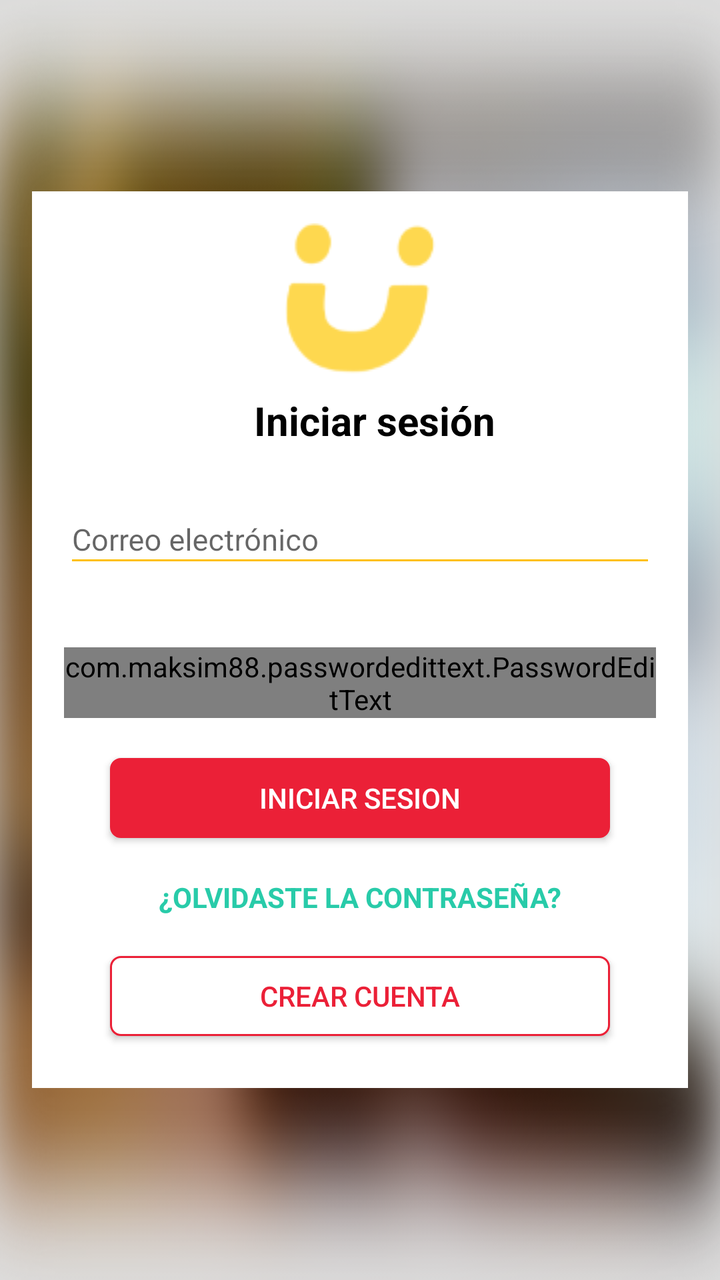
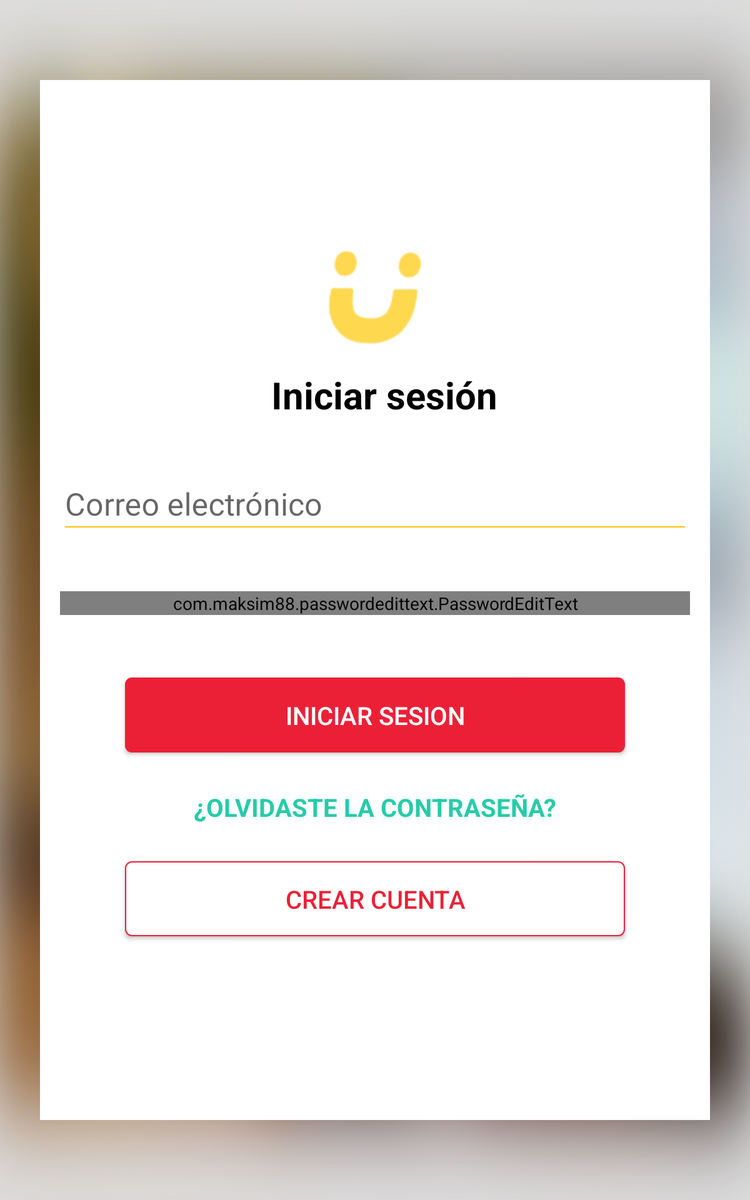

Two renders of one Android screen. The first uses the default layout on a phone; the second uses the alternative layout the repository ships for a different screen configuration, on a matching device. The two XML files are below.
<!-- AndroidManifest.xml: application theme AppTheme2 -->
<!-- res/layout/activity_login.xml -->
<?xml version="1.0" encoding="utf-8"?>
<LinearLayout
    xmlns:android="http://schemas.android.com/apk/res/android"
    xmlns:tools="http://schemas.android.com/tools"
    xmlns:app="http://schemas.android.com/apk/res-auto"
    android:id="@+id/activity_login"
    android:layout_width="fill_parent"
    android:layout_height="fill_parent"
    android:orientation="vertical"
    tools:context="com.tibox.lucas.activity.ActivityLogin"
    android:background="@drawable/fondo_sesion">

    <LinearLayout
        android:layout_width="match_parent"
        android:layout_height="wrap_content"
        android:orientation="vertical"
        android:visibility="gone">
            <android.support.v7.widget.Toolbar
                android:id="@+id/toolbar"
                android:layout_width="match_parent"
                android:layout_height="56dp"
                android:background="?colorPrimary"
                app:theme="@style/ThemeOverlay.AppCompat.Dark.ActionBar"
                app:titleTextAppearance="@style/AppTheme.Toolbar.Title"
                app:subtitleTextAppearance="@style/AppTheme.Toolbar.SubTitle"
                />
    </LinearLayout>

    <LinearLayout
        android:layout_width="match_parent"
        android:layout_height="match_parent"
        android:layout_alignParentLeft="true"
        android:layout_alignParentStart="true"
        android:layout_alignParentTop="true"
        android:gravity="center"
        android:orientation="vertical"
        android:paddingLeft="@dimen/activity_horizontal_margin"
        android:paddingRight="@dimen/activity_horizontal_margin">

        <LinearLayout
            android:layout_width="match_parent"
            android:layout_height="wrap_content"

            android:background="@color/White"
            android:gravity="center"
            android:orientation="vertical"
            android:paddingBottom="@dimen/activity_vertical_margin"
            android:paddingLeft="@dimen/activity_vertical_margin"
            android:paddingRight="@dimen/activity_vertical_margin"
            android:paddingTop="@dimen/activity_vertical_margin"
            android:visibility="visible">

            <LinearLayout
                android:layout_width="match_parent"
                android:layout_height="wrap_content"
                android:orientation="vertical"
                android:paddingBottom="10dp"
                android:visibility="visible">

                <ImageView
                    android:id="@+id/imageView"
                    android:layout_width="match_parent"
                    android:layout_height="match_parent"
                    android:src="@drawable/logo_sesion" />

            </LinearLayout>

            <LinearLayout
                android:layout_width="match_parent"
                android:layout_height="wrap_content"
                android:background="@color/White"
                android:orientation="vertical"
                android:paddingBottom="15dp">

                <TextView
                    android:id="@+id/tvTituloFb"
                    style="@style/style_textview_title"
                    android:text="Iniciar sesión"
                    android:textColor="@color/Black" />

            </LinearLayout>


            <EditText
                android:id="@+id/etUser_"
                android:layout_width="match_parent"
                android:layout_height="40dp"
                android:hint="Correo electrónico"
                android:inputType="textEmailAddress"
                android:paddingLeft="10dp"
                android:textColor="@color/Black"
                android:textSize="14dp"
                android:textStyle="normal"
                android:visibility="gone" />

            <android.support.design.widget.TextInputLayout
                android:id="@+id/input_layout_email"
                android:layout_width="match_parent"
                android:layout_height="wrap_content"
                android:gravity="start"
                android:textAlignment="viewStart"
                app:hintTextAppearance="@style/MyHintText"
                tools:errorEnabled="true"
                tools:errorTextAppearance="@style/MyErrorText">

                <EditText
                    android:id="@+id/etUser"
                    style="@style/style_edittext_inicio"
                    android:gravity="start"
                    android:hint="Correo electrónico"
                    android:inputType="textEmailAddress"
                    android:textAlignment="viewStart"
                    android:textSize="@dimen/edittext_text_size" />

            </android.support.design.widget.TextInputLayout>

            <android.support.design.widget.TextInputLayout
                android:id="@+id/input_layout_password"
                android:layout_width="match_parent"
                android:layout_height="wrap_content"
                android:layout_marginTop="16dp"
                android:gravity="start"
                android:textAlignment="viewStart"
                app:errorEnabled="true"
                app:errorTextAppearance="@style/MyErrorText"
                app:hintTextAppearance="@style/MyHintText">

                <com.maksim88.passwordedittext.PasswordEditText
                    android:id="@+id/etPassword"
                    style="@style/style_edittext_inicio"
                    android:gravity="start"
                    android:hint="Password"
                    android:inputType="textPassword"
                    android:textAlignment="viewStart"
                    android:textSize="@dimen/edittext_text_size"
                    app:pet_disableIconAlpha="true" />
            </android.support.design.widget.TextInputLayout>

            <LinearLayout
                android:layout_width="match_parent"
                android:layout_height="wrap_content"
                android:background="@color/White"
                android:orientation="vertical"
                android:paddingBottom="20dp"
                android:paddingTop="20dp"
                android:visibility="gone">

                <EditText
                    android:id="@+id/etPassword_"
                    android:layout_width="match_parent"
                    android:layout_height="40dp"
                    android:hint="@string/Login_password"
                    android:inputType="textPassword"
                    android:paddingLeft="10dp"
                    android:textColor="@color/Black"
                    android:textSize="14dp"
                    android:textStyle="normal" />

            </LinearLayout>


            <Switch
                android:id="@+id/swShowPassword"
                android:layout_width="wrap_content"
                android:layout_height="wrap_content"
                android:layout_alignLeft="@+id/etPassword"
                android:layout_below="@+id/etPassword"
                android:layout_gravity="right"
                android:text="MOSTRAR "
                android:textColor="@color/soylucasverde"
                android:textStyle="bold"
                android:visibility="gone" />

            <Button
                android:id="@+id/btnAcceder"
                style="@style/style_button_inicio"
                android:layout_gravity="center_horizontal"
                android:layout_marginBottom="20dp"
                android:layout_marginTop="20dp"
                android:background="@drawable/ps_button_soylucas_rojo"
                android:text="Iniciar Sesion"
                android:textColor="@color/White" />

            <TextView
                android:id="@+id/tvRecuperarContraseña"
                android:layout_width="match_parent"
                android:layout_height="wrap_content"
                android:gravity="center"
                android:text="¿OLVIDASTE LA CONTRASEÑA?"
                android:textStyle="bold" />

            <Button
                android:id="@+id/btnRegistro"
                style="@style/style_button_inicio"
                android:layout_gravity="center_horizontal"
                android:layout_marginBottom="10dp"
                android:layout_marginTop="20dp"
                android:background="@drawable/ps_button_soylucas_blanco"
                android:text="Crear cuenta"
                android:textColor="@color/soylucasfondo" />

        </LinearLayout>

        <Button
            android:id="@+id/btnPDF"
            android:layout_width="250dp"
            android:layout_height="50dp"
            android:layout_gravity="center_horizontal"
            android:layout_marginTop="15dp"
            android:background="@drawable/ps_button_digg"
            android:text="calcular"
            android:textColor="@color/Teal"
            android:textSize="17dp"
            android:textStyle="bold|italic"
            android:visibility="gone" />

    </LinearLayout>


</LinearLayout>
<!-- resources referenced by this layout -->
<resources>
  <color name="Black">#000000</color>
  <color name="Teal">#009688</color>
  <color name="White">#FFFFFF</color>
  <color name="soylucasfondo">#EB2037</color>
  <color name="soylucasverde">#28CBA9</color>
  <dimen name="activity_horizontal_margin">16dp</dimen>
  <dimen name="activity_vertical_margin">16dp</dimen>
  <dimen name="edittext_text_size">15sp</dimen>
  <string name="Login_password">Contraseña</string>
  <style name="AppTheme.Toolbar.SubTitle" parent="TextAppearance.Widget.AppCompat.Toolbar.Subtitle">
          <item name="android:textSize">12sp</item>
          <item name="android:textColor">@color/White</item>
          <item name="android:textStyle">bold</item>
      </style>
  <style name="AppTheme.Toolbar.Title" parent="TextAppearance.Widget.AppCompat.Toolbar.Title">
          <item name="android:textSize">15sp</item>
          <item name="android:textColor">@color/White</item>
          <item name="android:textStyle">bold</item>
      </style>
  <style name="MyErrorText" parent="TextAppearance.AppCompat.Small">
          <item name="android:textColor">@color/soylucasfondo</item>
      </style>
  <style name="MyHintText" parent="TextAppearance.AppCompat.Small">
          <item name="android:textColor">@color/soylucasverde</item>
      </style>
  <style name="style_button_inicio">
          <item name="android:layout_width">250dp</item>
          <item name="android:layout_height">40dp</item>
      </style>
  <style name="style_edittext_inicio">
          <item name="android:layout_width">match_parent</item>
          <item name="android:layout_height">wrap_content</item>
          <item name="android:theme">@style/MyEditTextTheme</item>
      </style>
  <style name="style_textview_title" parent="style_textview_inicio">
          <item name="android:textStyle">bold</item>
          <item name="android:textColor">@color/soylucasfondo</item>
          <item name="android:gravity">center</item>
          <item name="android:textSize">20dp</item>
      </style>
  <color name="gris300">#E0E0E0</color>
  <color name="soylucasrojo_dos">#C9182C</color>
  <style name="MyEditTextTheme" parent="Theme.AppCompat.Light">
          <item name="colorControlNormal">@color/soylucasamarillo</item>
          <item name="colorControlActivated">@color/soylucasverde</item>
      </style>
  <style name="style_textview_inicio">
          <item name="android:layout_width">match_parent</item>
          <item name="android:layout_height">wrap_content</item>
          <item name="android:layout_marginLeft">15dp</item>
          <item name="android:textColor">@color/Black</item>
          <item name="android:singleLine">true</item>
      </style>
  <style name="myCustomMenuTextApearance" parent="@android:style/TextAppearance.Widget.IconMenu.Item">
          <item name="android:textColor">@color/White</item>
      </style>
  <style name="AlertDialogTheme" parent="Theme.AppCompat.Light.Dialog.Alert">
          <item name="colorAccent">@color/soylucasamarillo</item>
          <item name="android:background">@color/White</item>
          <item name="android:textColorPrimary">@color/Black40Opacity</item>
          <item name="android:windowTitleStyle">@style/WindowTitleStyle</item>
      </style>
  <color name="soylucasamarillo">#FEC007</color>
  <color name="Black40Opacity">#66000000</color>
  <style name="WindowTitleStyle" parent="TextAppearance.AppCompat.Title">
          <item name="android:textColor">@color/Black</item>
      </style>
</resources>
<!-- res/layout-large/activity_login.xml (the author's variant of the layout above) -->
<!-- drawn on a 7-inch tablet held upright -->
<?xml version="1.0" encoding="utf-8"?>
<LinearLayout
    xmlns:android="http://schemas.android.com/apk/res/android"
    xmlns:tools="http://schemas.android.com/tools"
    xmlns:app="http://schemas.android.com/apk/res-auto"
    android:id="@+id/activity_login"
    android:layout_width="match_parent"
    android:layout_height="match_parent"
    android:orientation="vertical"
    tools:context="com.tibox.lucas.activity.ActivityLogin"
    android:background="@drawable/fondo_sesion">

    <LinearLayout
        android:layout_width="match_parent"
        android:layout_height="match_parent"
        android:layout_alignParentLeft="true"
        android:layout_alignParentStart="true"
        android:layout_alignParentTop="true"
        android:gravity="center"
        android:orientation="vertical"

        android:paddingBottom="64dp"
        android:paddingLeft="32dp"
        android:paddingRight="32dp"
        android:paddingTop="64dp">

        <LinearLayout
            android:layout_width="match_parent"
            android:layout_height="match_parent"
            android:background="@color/White"
            android:gravity="center"
            android:orientation="vertical"
            android:paddingBottom="@dimen/activity_vertical_margin"
            android:paddingLeft="@dimen/activity_vertical_margin"
            android:paddingRight="@dimen/activity_vertical_margin"
            android:paddingTop="@dimen/activity_vertical_margin"
            android:visibility="visible">

            <LinearLayout
                android:layout_width="match_parent"
                android:layout_height="wrap_content"
                android:orientation="vertical"
                android:paddingBottom="20dp"
                android:visibility="visible">

                <ImageView
                    android:id="@+id/imageView"
                    android:layout_width="match_parent"
                    android:layout_height="match_parent"
                    android:src="@drawable/logo_sesion" />

            </LinearLayout>

            <LinearLayout
                android:layout_width="match_parent"
                android:layout_height="wrap_content"
                android:background="@color/White"
                android:orientation="vertical"
                android:paddingBottom="25dp">

                <TextView
                    android:id="@+id/tvTituloFb"
                    style="@style/style_textview_title"
                    android:text="Iniciar sesión"
                    android:textColor="@color/Black" />

            </LinearLayout>

            <EditText
                android:id="@+id/etUser_"
                android:layout_width="match_parent"
                android:layout_height="40dp"
                android:hint="Correo electrónico"
                android:inputType="textEmailAddress"
                android:paddingLeft="10dp"
                android:textColor="@color/Black"
                android:textSize="14dp"
                android:textStyle="normal"
                android:visibility="gone" />

            <android.support.design.widget.TextInputLayout
                android:id="@+id/input_layout_email"
                android:layout_width="match_parent"
                android:layout_height="wrap_content"
                android:gravity="start"
                android:textAlignment="viewStart"
                app:errorTextAppearance="@style/MyErrorText"
                app:hintTextAppearance="@style/MyHintText"
                tools:errorEnabled="true">

                <EditText
                    android:id="@+id/etUser"
                    style="@style/style_edittext_inicio"
                    android:gravity="start"
                    android:hint="Correo electrónico"
                    android:inputType="textEmailAddress"
                    android:textAlignment="viewStart"
                    android:textSize="@dimen/edittext_text_size" />

            </android.support.design.widget.TextInputLayout>

            <android.support.design.widget.TextInputLayout
                android:id="@+id/input_layout_password"
                android:layout_width="match_parent"
                android:layout_height="wrap_content"
                android:layout_marginTop="16dp"
                android:gravity="start"
                android:textAlignment="viewStart"
                app:errorEnabled="true"
                app:errorTextAppearance="@style/MyErrorText"
                app:hintTextAppearance="@style/MyHintText">

                <com.maksim88.passwordedittext.PasswordEditText
                    android:id="@+id/etPassword"
                    style="@style/style_edittext_inicio"
                    android:gravity="start"
                    android:hint="Password"
                    android:inputType="textPassword"
                    android:textAlignment="viewStart"
                    android:textSize="@dimen/edittext_text_size"
                    app:pet_disableIconAlpha="true" />
            </android.support.design.widget.TextInputLayout>

            <LinearLayout
                android:layout_width="match_parent"
                android:layout_height="wrap_content"
                android:background="@color/White"
                android:orientation="vertical"
                android:paddingBottom="20dp"
                android:paddingTop="20dp"
                android:visibility="gone">

                <EditText
                    android:id="@+id/etPassword_"
                    android:layout_width="match_parent"
                    android:layout_height="40dp"
                    android:hint="@string/Login_password"
                    android:inputType="textPassword"
                    android:paddingLeft="10dp"
                    android:textColor="@color/Black"
                    android:textSize="14dp"
                    android:textStyle="normal" />

            </LinearLayout>

            <Switch
                android:id="@+id/swShowPassword"
                android:layout_width="wrap_content"
                android:layout_height="wrap_content"
                android:layout_alignLeft="@+id/etPassword"
                android:layout_below="@+id/etPassword"
                android:layout_gravity="right"
                android:text="MOSTRAR "
                android:textColor="@color/soylucasverde"
                android:textStyle="bold"
                android:visibility="gone" />

            <Button
                android:id="@+id/btnAcceder"
                style="@style/style_button_inicio"
                android:layout_gravity="center_horizontal"
                android:layout_marginBottom="30dp"
                android:layout_marginTop="50dp"
                android:background="@drawable/ps_button_soylucas_rojo"
                android:text="Iniciar Sesion"
                android:textColor="@color/White" />

            <TextView
                android:id="@+id/tvRecuperarContraseña"
                android:layout_width="match_parent"
                android:layout_height="wrap_content"
                android:gravity="center"
                android:text="¿OLVIDASTE LA CONTRASEÑA?"
                android:textSize="@dimen/label_text_size"
                android:textStyle="bold" />

            <Button
                android:id="@+id/btnRegistro"
                style="@style/style_button_inicio"
                android:layout_gravity="center_horizontal"
                android:layout_marginBottom="10dp"
                android:layout_marginTop="30dp"
                android:background="@drawable/ps_button_soylucas_blanco"
                android:text="Crear cuenta"
                android:textColor="@color/soylucasfondo" />

        </LinearLayout>

    </LinearLayout>

    <LinearLayout
        android:layout_width="match_parent"
        android:layout_height="wrap_content"
        android:orientation="vertical"
        android:visibility="gone">
        <android.support.v7.widget.Toolbar
            android:id="@+id/toolbar"
            android:layout_width="match_parent"
            android:layout_height="56dp"
            android:background="?colorPrimary"
            app:theme="@style/ThemeOverlay.AppCompat.Dark.ActionBar"
            app:titleTextAppearance="@style/AppTheme.Toolbar.Title"
            app:subtitleTextAppearance="@style/AppTheme.Toolbar.SubTitle"
            />
    </LinearLayout>


</LinearLayout>
<!-- resources referenced by the variant -->
<!-- as a 7-inch tablet held upright resolves them -->
<resources>
  <color name="Black">#000000</color>
  <color name="White">#FFFFFF</color>
  <color name="soylucasfondo">#EB2037</color>
  <color name="soylucasverde">#28CBA9</color>
  <dimen name="activity_vertical_margin">16dp</dimen>
  <!-- from res/values-large/ -->
  <dimen name="edittext_text_size">25sp</dimen>
  <!-- from res/values-large/ -->
  <dimen name="label_text_size">20sp</dimen>
  <string name="Login_password">Contraseña</string>
  <!-- from res/values-large/ -->
  <style name="AppTheme.Toolbar.SubTitle" parent="TextAppearance.Widget.AppCompat.Toolbar.Subtitle">
          <item name="android:textSize">22sp</item>
          <item name="android:textColor">@color/White</item>
          <item name="android:textStyle">bold</item>
      </style>
  <!-- from res/values-large/ -->
  <style name="AppTheme.Toolbar.Title" parent="TextAppearance.Widget.AppCompat.Toolbar.Title">
          <item name="android:textSize">25sp</item>
          <item name="android:textColor">@color/White</item>
          <item name="android:textStyle">bold</item>
      </style>
  <!-- from res/values-large/ -->
  <style name="MyErrorText" parent="TextAppearance.AppCompat.Small">
          <item name="android:textColor">@color/soylucasfondo</item>
          <item name="android:textSize">20sp</item>
      </style>
  <!-- from res/values-large/ -->
  <style name="MyHintText" parent="TextAppearance.AppCompat.Small">
          <item name="android:textColor">@color/soylucasverde</item>
          <item name="android:textSize">20sp</item>
      </style>
  <!-- from res/values-large/ -->
  <style name="style_button_inicio">
          <item name="android:layout_width">400dp</item>
          <item name="android:layout_height">60dp</item>
          <item name="android:textSize">20sp</item>
      </style>
  <style name="style_edittext_inicio">
          <item name="android:layout_width">match_parent</item>
          <item name="android:layout_height">wrap_content</item>
          <item name="android:theme">@style/MyEditTextTheme</item>
      </style>
  <!-- from res/values-large/ -->
  <style name="style_textview_title" parent="style_textview_inicio">
          <item name="android:textStyle">bold</item>
          <item name="android:textColor">@color/soylucasfondo</item>
          <item name="android:gravity">center</item>
          <item name="android:textSize">30dp</item>
      </style>
  <color name="gris300">#E0E0E0</color>
  <color name="soylucasrojo_dos">#C9182C</color>
  <style name="MyEditTextTheme" parent="Theme.AppCompat.Light">
          <item name="colorControlNormal">@color/soylucasamarillo</item>
          <item name="colorControlActivated">@color/soylucasverde</item>
      </style>
  <style name="style_textview_inicio">
          <item name="android:layout_width">match_parent</item>
          <item name="android:layout_height">wrap_content</item>
          <item name="android:layout_marginLeft">15dp</item>
          <item name="android:textColor">@color/Black</item>
          <item name="android:singleLine">true</item>
      </style>
  <style name="myCustomMenuTextApearance" parent="@android:style/TextAppearance.Widget.IconMenu.Item">
          <item name="android:textColor">@color/White</item>
      </style>
  <style name="AlertDialogTheme" parent="Theme.AppCompat.Light.Dialog.Alert">
          <item name="colorAccent">@color/soylucasamarillo</item>
          <item name="android:background">@color/White</item>
          <item name="android:textColorPrimary">@color/Black40Opacity</item>
          <item name="android:windowTitleStyle">@style/WindowTitleStyle</item>
      </style>
  <color name="soylucasamarillo">#FEC007</color>
  <color name="Black40Opacity">#66000000</color>
  <style name="WindowTitleStyle" parent="TextAppearance.AppCompat.Title">
          <item name="android:textColor">@color/Black</item>
      </style>
</resources>
